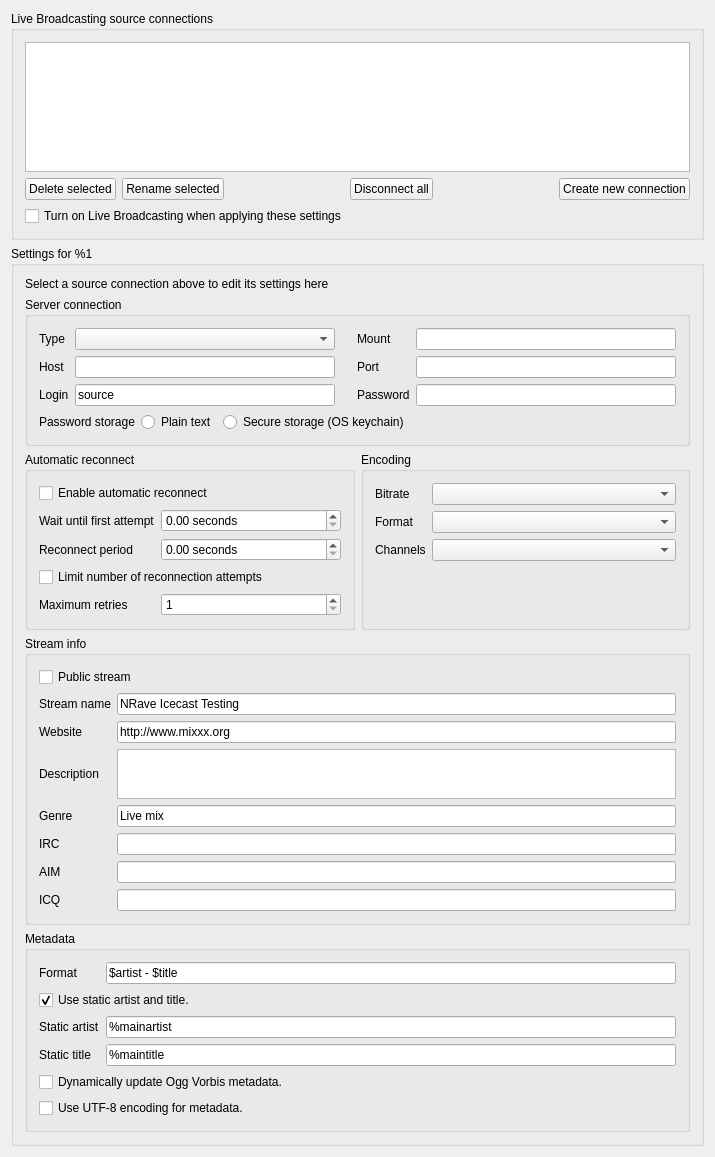
<?xml version="1.0" encoding="UTF-8"?>
<ui version="4.0">
 <class>DlgPrefBroadcastDlg</class>
 <widget class="QWidget" name="DlgPrefBroadcastDlg">
  <property name="geometry">
   <rect>
    <x>0</x>
    <y>0</y>
    <width>715</width>
    <height>1012</height>
   </rect>
  </property>
  <property name="windowTitle">
   <string>Live Broadcasting Preferences</string>
  </property>
  <layout class="QGridLayout" rowstretch="0,0,0,0,0,0,0">
   <item row="0" column="0" colspan="2">
    <widget class="QGroupBox" name="groupBoxProfiles">
     <property name="title">
      <string>Live Broadcasting source connections</string>
     </property>
     <layout class="QVBoxLayout" name="verticalLayout_7">
      <item>
       <widget class="QTableView" name="connectionList">
        <property name="minimumSize">
         <size>
          <width>0</width>
          <height>130</height>
         </size>
        </property>
        <property name="styleSheet">
         <string notr="true"/>
        </property>
        <property name="selectionMode">
         <enum>QAbstractItemView::SingleSelection</enum>
        </property>
        <property name="selectionBehavior">
         <enum>QAbstractItemView::SelectRows</enum>
        </property>
        <property name="showGrid">
         <bool>true</bool>
        </property>
        <property name="gridStyle">
         <enum>Qt::NoPen</enum>
        </property>
        <attribute name="horizontalHeaderHighlightSections">
         <bool>true</bool>
        </attribute>
        <attribute name="horizontalHeaderStretchLastSection">
         <bool>true</bool>
        </attribute>
        <attribute name="verticalHeaderVisible">
         <bool>false</bool>
        </attribute>
        <attribute name="verticalHeaderHighlightSections">
         <bool>false</bool>
        </attribute>
       </widget>
      </item>
      <item>
       <layout class="QGridLayout" name="gridLayout_4">
        <item row="0" column="0">
         <widget class="QPushButton" name="btnRemoveConnection">
          <property name="text">
           <string>Delete selected</string>
          </property>
         </widget>
        </item>
        <item row="0" column="3">
         <widget class="QPushButton" name="btnDisconnectAll">
          <property name="text">
           <string>Disconnect all</string>
          </property>
         </widget>
        </item>
        <item row="0" column="4">
         <spacer name="horizontalSpacer_3">
          <property name="orientation">
           <enum>Qt::Horizontal</enum>
          </property>
          <property name="sizeHint" stdset="0">
           <size>
            <width>40</width>
            <height>20</height>
           </size>
          </property>
         </spacer>
        </item>
        <item row="0" column="5">
         <widget class="QPushButton" name="btnCreateConnection">
          <property name="text">
           <string>Create new connection</string>
          </property>
         </widget>
        </item>
        <item row="0" column="2">
         <spacer name="horizontalSpacer">
          <property name="orientation">
           <enum>Qt::Horizontal</enum>
          </property>
          <property name="sizeType">
           <enum>QSizePolicy::Expanding</enum>
          </property>
          <property name="sizeHint" stdset="0">
           <size>
            <width>40</width>
            <height>20</height>
           </size>
          </property>
         </spacer>
        </item>
        <item row="0" column="1">
         <widget class="QPushButton" name="btnRenameConnection">
          <property name="text">
           <string>Rename selected</string>
          </property>
         </widget>
        </item>
       </layout>
      </item>
      <item>
       <widget class="QCheckBox" name="connectOnApply">
        <property name="text">
         <string>Turn on Live Broadcasting when applying these settings</string>
        </property>
        <property name="checked">
         <bool>false</bool>
        </property>
       </widget>
      </item>
     </layout>
    </widget>
   </item>
   <item row="2" column="0" colspan="2">
    <widget class="QGroupBox" name="groupBoxProfileSettings">
     <property name="title">
      <string>Settings for %1</string>
     </property>
     <layout class="QGridLayout" name="gridLayout_8">
      <item row="2" column="0">
       <widget class="QGroupBox" name="groupBoxAutomaticReconnect">
        <property name="title">
         <string>Automatic reconnect</string>
        </property>
        <layout class="QVBoxLayout" name="verticalLayout_3">
         <item>
          <layout class="QVBoxLayout" name="verticalLayout_5">
           <item>
            <widget class="QCheckBox" name="checkBoxEnableReconnect">
             <property name="toolTip">
              <string>Reconnect if the connection to the streaming server is lost.</string>
             </property>
             <property name="text">
              <string>Enable automatic reconnect</string>
             </property>
            </widget>
           </item>
           <item>
            <widget class="QWidget" name="widgetReconnectControls" native="true">
             <layout class="QGridLayout" name="gridLayout_5">
              <property name="margin">
               <number>0</number>
              </property>
              <item row="0" column="0">
               <layout class="QGridLayout" name="gridLayout_2">
                <item row="1" column="0">
                 <widget class="QLabel" name="label_18">
                  <property name="text">
                   <string>Reconnect period</string>
                  </property>
                 </widget>
                </item>
                <item row="1" column="1">
                 <widget class="QDoubleSpinBox" name="spinBoxReconnectPeriod">
                  <property name="toolTip">
                   <string>Time to wait between two reconnection attempts.</string>
                  </property>
                  <property name="suffix">
                   <string> seconds</string>
                  </property>
                  <property name="decimals">
                   <number>2</number>
                  </property>
                  <property name="maximum">
                   <double>3600.000000000000000</double>
                  </property>
                 </widget>
                </item>
                <item row="3" column="1">
                 <widget class="QSpinBox" name="spinBoxMaximumRetries">
                  <property name="sizePolicy">
                   <sizepolicy hsizetype="Expanding" vsizetype="Fixed">
                    <horstretch>0</horstretch>
                    <verstretch>0</verstretch>
                   </sizepolicy>
                  </property>
                  <property name="minimum">
                   <number>1</number>
                  </property>
                  <property name="maximum">
                   <number>100</number>
                  </property>
                 </widget>
                </item>
                <item row="3" column="0">
                 <widget class="QLabel" name="label_17">
                  <property name="text">
                   <string>Maximum retries</string>
                  </property>
                 </widget>
                </item>
                <item row="2" column="0" colspan="2">
                 <widget class="QCheckBox" name="checkBoxLimitReconnects">
                  <property name="toolTip">
                   <string comment="Uncheck for unlimited reconnect attempts."/>
                  </property>
                  <property name="text">
                   <string>Limit number of reconnection attempts</string>
                  </property>
                 </widget>
                </item>
                <item row="0" column="1">
                 <widget class="QDoubleSpinBox" name="spinBoxFirstDelay">
                  <property name="toolTip">
                   <string>Time to wait before the first reconnection attempt is made.</string>
                  </property>
                  <property name="suffix">
                   <string> seconds</string>
                  </property>
                  <property name="maximum">
                   <double>3600.000000000000000</double>
                  </property>
                 </widget>
                </item>
                <item row="0" column="0">
                 <widget class="QLabel" name="label_19">
                  <property name="text">
                   <string>Wait until first attempt</string>
                  </property>
                 </widget>
                </item>
               </layout>
              </item>
             </layout>
            </widget>
           </item>
          </layout>
         </item>
        </layout>
       </widget>
      </item>
      <item row="2" column="1">
       <widget class="QGroupBox" name="groupBoxEncoding">
        <property name="title">
         <string>Encoding</string>
        </property>
        <layout class="QVBoxLayout" name="verticalLayout_4">
         <item>
          <layout class="QGridLayout" name="gridLayout_3">
           <item row="1" column="0">
            <widget class="QLabel" name="label_8">
             <property name="text">
              <string>Format</string>
             </property>
             <property name="buddy">
              <cstring>comboBoxEncodingFormat</cstring>
             </property>
            </widget>
           </item>
           <item row="0" column="0">
            <widget class="QLabel" name="label_4">
             <property name="sizePolicy">
              <sizepolicy hsizetype="Preferred" vsizetype="Preferred">
               <horstretch>0</horstretch>
               <verstretch>0</verstretch>
              </sizepolicy>
             </property>
             <property name="text">
              <string>Bitrate</string>
             </property>
            </widget>
           </item>
           <item row="2" column="0">
            <widget class="QLabel" name="label_9">
             <property name="frameShape">
              <enum>QFrame::NoFrame</enum>
             </property>
             <property name="lineWidth">
              <number>1</number>
             </property>
             <property name="text">
              <string>Channels</string>
             </property>
             <property name="textFormat">
              <enum>Qt::AutoText</enum>
             </property>
             <property name="scaledContents">
              <bool>false</bool>
             </property>
             <property name="buddy">
              <cstring>comboBoxEncodingChannels</cstring>
             </property>
            </widget>
           </item>
           <item row="2" column="1">
            <widget class="QComboBox" name="comboBoxEncodingChannels">
             <property name="sizePolicy">
              <sizepolicy hsizetype="Expanding" vsizetype="Fixed">
               <horstretch>0</horstretch>
               <verstretch>0</verstretch>
              </sizepolicy>
             </property>
             <property name="maximumSize">
              <size>
               <width>16777215</width>
               <height>16777215</height>
              </size>
             </property>
            </widget>
           </item>
           <item row="1" column="1">
            <widget class="QComboBox" name="comboBoxEncodingFormat">
             <property name="sizePolicy">
              <sizepolicy hsizetype="Expanding" vsizetype="Fixed">
               <horstretch>0</horstretch>
               <verstretch>0</verstretch>
              </sizepolicy>
             </property>
            </widget>
           </item>
           <item row="0" column="1">
            <widget class="QComboBox" name="comboBoxEncodingBitrate">
             <property name="sizePolicy">
              <sizepolicy hsizetype="Expanding" vsizetype="Fixed">
               <horstretch>0</horstretch>
               <verstretch>0</verstretch>
              </sizepolicy>
             </property>
            </widget>
           </item>
           <item row="3" column="1">
            <spacer name="verticalSpacer_2">
             <property name="orientation">
              <enum>Qt::Vertical</enum>
             </property>
             <property name="sizeHint" stdset="0">
              <size>
               <width>20</width>
               <height>40</height>
              </size>
             </property>
            </spacer>
           </item>
          </layout>
         </item>
        </layout>
       </widget>
      </item>
      <item row="4" column="0" colspan="2">
       <widget class="QGroupBox" name="groupBoxMetadata">
        <property name="title">
         <string>Metadata</string>
        </property>
        <property name="flat">
         <bool>false</bool>
        </property>
        <layout class="QVBoxLayout" name="verticalLayout">
         <item>
          <layout class="QGridLayout" name="gridLayout_1">
           <item row="0" column="0">
            <widget class="QLabel" name="label_16">
             <property name="text">
              <string>Format</string>
             </property>
            </widget>
           </item>
           <item row="0" column="1">
            <widget class="QLineEdit" name="metadata_format">
             <property name="toolTip">
               <string>Available fields: $artist, $title, $year, $album, $genre, $bpm</string>
             </property>
             <property name="text">
              <string notr="true">$artist - $title</string>
             </property>
            </widget>
           </item>
           <item row="2" column="0">
            <widget class="QLabel" name="label_14">
             <property name="text">
              <string>Static artist</string>
             </property>
             <property name="buddy">
              <cstring>custom_artist</cstring>
             </property>
            </widget>
           </item>
           <item row="2" column="1">
            <widget class="QLineEdit" name="custom_artist">
             <property name="text">
              <string notr="true">%mainartist</string>
             </property>
            </widget>
           </item>
           <item row="3" column="0">
            <widget class="QLabel" name="label_15">
             <property name="text">
              <string>Static title</string>
             </property>
             <property name="buddy">
              <cstring>custom_title</cstring>
             </property>
            </widget>
           </item>
           <item row="3" column="1">
            <widget class="QLineEdit" name="custom_title">
             <property name="text">
              <string notr="true">%maintitle</string>
             </property>
            </widget>
           </item>
           <item row="1" column="0" colspan="2">
            <widget class="QCheckBox" name="enableCustomMetadata">
             <property name="text">
              <string>Use static artist and title.</string>
             </property>
             <property name="checked">
              <bool>true</bool>
             </property>
            </widget>
           </item>
           <item row="4" column="0" colspan="2">
            <widget class="QCheckBox" name="ogg_dynamicupdate">
             <property name="sizePolicy">
              <sizepolicy hsizetype="Preferred" vsizetype="Fixed">
               <horstretch>0</horstretch>
               <verstretch>0</verstretch>
              </sizepolicy>
             </property>
             <property name="toolTip">
              <string>Due to flaws in some streaming clients, updating Ogg Vorbis metadata dynamically can cause listener glitches and disconnections. Check this box to update the metadata anyway.</string>
             </property>
             <property name="text">
              <string>Dynamically update Ogg Vorbis metadata.</string>
             </property>
            </widget>
           </item>
           <item row="5" column="0" colspan="2">
            <widget class="QCheckBox" name="enableUtf8Metadata">
             <property name="text">
              <string>Use UTF-8 encoding for metadata.</string>
             </property>
            </widget>
           </item>
           <item row="6" column="1">
            <spacer name="verticalSpacer_3">
             <property name="orientation">
              <enum>Qt::Vertical</enum>
             </property>
             <property name="sizeHint" stdset="0">
              <size>
               <width>20</width>
               <height>40</height>
              </size>
             </property>
            </spacer>
           </item>
          </layout>
         </item>
        </layout>
       </widget>
      </item>
      <item row="3" column="0" colspan="2">
       <widget class="QGroupBox" name="groupBoxStreamInfo">
        <property name="minimumSize">
         <size>
          <width>300</width>
          <height>0</height>
         </size>
        </property>
        <property name="title">
         <string>Stream info</string>
        </property>
        <layout class="QVBoxLayout" name="verticalLayout_2">
         <item>
          <layout class="QGridLayout">
           <item row="7" column="0">
            <widget class="QLabel" name="stream_ICQ_label">
             <property name="text">
              <string>ICQ</string>
             </property>
            </widget>
           </item>
           <item row="6" column="0">
            <widget class="QLabel" name="stream_AIM_label">
             <property name="text">
              <string>AIM</string>
             </property>
            </widget>
           </item>
           <item row="1" column="1">
            <widget class="QLineEdit" name="stream_name">
             <property name="sizePolicy">
              <sizepolicy hsizetype="Expanding" vsizetype="Fixed">
               <horstretch>0</horstretch>
               <verstretch>0</verstretch>
              </sizepolicy>
             </property>
             <property name="text">
              <string>NRave Icecast Testing</string>
             </property>
            </widget>
           </item>
           <item row="1" column="0">
            <widget class="QLabel" name="label_10">
             <property name="sizePolicy">
              <sizepolicy hsizetype="Preferred" vsizetype="Preferred">
               <horstretch>0</horstretch>
               <verstretch>0</verstretch>
              </sizepolicy>
             </property>
             <property name="text">
              <string>Stream name</string>
             </property>
             <property name="buddy">
              <cstring>comboBoxServerType</cstring>
             </property>
            </widget>
           </item>
           <item row="2" column="0">
            <widget class="QLabel" name="label_11">
             <property name="sizePolicy">
              <sizepolicy hsizetype="Preferred" vsizetype="Preferred">
               <horstretch>0</horstretch>
               <verstretch>0</verstretch>
              </sizepolicy>
             </property>
             <property name="text">
              <string>Website</string>
             </property>
             <property name="buddy">
              <cstring>mountpoint</cstring>
             </property>
            </widget>
           </item>
           <item row="2" column="1">
            <widget class="QLineEdit" name="stream_website">
             <property name="sizePolicy">
              <sizepolicy hsizetype="Expanding" vsizetype="Fixed">
               <horstretch>0</horstretch>
               <verstretch>0</verstretch>
              </sizepolicy>
             </property>
             <property name="text">
              <string>http://www.mixxx.org</string>
             </property>
            </widget>
           </item>
           <item row="3" column="0">
            <widget class="QLabel" name="label_12">
             <property name="sizePolicy">
              <sizepolicy hsizetype="Preferred" vsizetype="Preferred">
               <horstretch>0</horstretch>
               <verstretch>0</verstretch>
              </sizepolicy>
             </property>
             <property name="text">
              <string>Description</string>
             </property>
             <property name="buddy">
              <cstring>stream_desc</cstring>
             </property>
            </widget>
           </item>
           <item row="3" column="1">
            <widget class="QTextEdit" name="stream_desc">
             <property name="sizePolicy">
              <sizepolicy hsizetype="Expanding" vsizetype="Fixed">
               <horstretch>0</horstretch>
               <verstretch>0</verstretch>
              </sizepolicy>
             </property>
             <property name="minimumSize">
              <size>
               <width>0</width>
               <height>50</height>
              </size>
             </property>
             <property name="maximumSize">
              <size>
               <width>16777215</width>
               <height>50</height>
              </size>
             </property>
             <property name="tabChangesFocus">
              <bool>true</bool>
             </property>
             <property name="html">
              <string notr="true">&lt;!DOCTYPE HTML PUBLIC &quot;-//W3C//DTD HTML 4.0//EN&quot; &quot;http://www.w3.org/TR/REC-html40/strict.dtd&quot;&gt;
&lt;html&gt;&lt;head&gt;&lt;meta name=&quot;qrichtext&quot; content=&quot;1&quot; /&gt;&lt;style type=&quot;text/css&quot;&gt;
p, li { white-space: pre-wrap; }
&lt;/style&gt;&lt;/head&gt;&lt;body style=&quot; font-family:'.SF NS Text'; font-size:13pt; font-weight:400; font-style:normal;&quot;&gt;
&lt;p style=&quot; margin-top:0px; margin-bottom:0px; margin-left:0px; margin-right:0px; -qt-block-indent:0; text-indent:0px;&quot;&gt;&lt;span style=&quot; font-family:'Ubuntu'; font-size:10pt;&quot;&gt;  &lt;/span&gt;&lt;/p&gt;
&lt;p style=&quot;-qt-paragraph-type:empty; margin-top:0px; margin-bottom:0px; margin-left:0px; margin-right:0px; -qt-block-indent:0; text-indent:0px; font-family:'Lucida Grande';&quot;&gt;&lt;br /&gt;&lt;/p&gt;&lt;/body&gt;&lt;/html&gt;</string>
             </property>
            </widget>
           </item>
           <item row="4" column="0">
            <widget class="QLabel" name="label_13">
             <property name="sizePolicy">
              <sizepolicy hsizetype="Preferred" vsizetype="Preferred">
               <horstretch>0</horstretch>
               <verstretch>0</verstretch>
              </sizepolicy>
             </property>
             <property name="text">
              <string>Genre</string>
             </property>
             <property name="buddy">
              <cstring>stream_genre</cstring>
             </property>
            </widget>
           </item>
           <item row="4" column="1">
            <widget class="QLineEdit" name="stream_genre">
             <property name="sizePolicy">
              <sizepolicy hsizetype="Expanding" vsizetype="Fixed">
               <horstretch>0</horstretch>
               <verstretch>0</verstretch>
              </sizepolicy>
             </property>
             <property name="text">
              <string>Live mix</string>
             </property>
            </widget>
           </item>
           <item row="0" column="0" colspan="2">
            <widget class="QCheckBox" name="stream_public">
             <property name="text">
              <string>Public stream</string>
             </property>
            </widget>
           </item>
           <item row="5" column="0">
            <widget class="QLabel" name="stream_IRC_label">
             <property name="text">
              <string>IRC</string>
             </property>
            </widget>
           </item>
           <item row="5" column="1">
            <widget class="QLineEdit" name="stream_IRC"/>
           </item>
           <item row="6" column="1">
            <widget class="QLineEdit" name="stream_AIM"/>
           </item>
           <item row="7" column="1">
            <widget class="QLineEdit" name="stream_ICQ"/>
           </item>
          </layout>
         </item>
        </layout>
       </widget>
      </item>
      <item row="0" column="0" colspan="2">
       <widget class="QLabel" name="labelHowtoSettings">
        <property name="text">
         <string>Select a source connection above to edit its settings here</string>
        </property>
       </widget>
      </item>
      <item row="1" column="0" colspan="2">
       <widget class="QGroupBox" name="groupBoxServerConnection">
        <property name="title">
         <string>Server connection</string>
        </property>
        <layout class="QGridLayout">
         <item row="0" column="0">
          <layout class="QGridLayout" name="gridLayoutSC">
           <item row="0" column="0">
            <widget class="QLabel" name="label">
             <property name="text">
              <string>Type</string>
             </property>
            </widget>
           </item>
           <item row="0" column="1">
            <widget class="QComboBox" name="comboBoxServerType">
             <property name="sizePolicy">
              <sizepolicy hsizetype="Expanding" vsizetype="Fixed">
               <horstretch>0</horstretch>
               <verstretch>0</verstretch>
              </sizepolicy>
             </property>
            </widget>
           </item>
           <item row="0" column="2">
            <widget class="QWidget" name="widget" native="true">
             <property name="minimumSize">
              <size>
               <width>10</width>
               <height>0</height>
              </size>
             </property>
            </widget>
           </item>
           <item row="0" column="3">
            <widget class="QLabel" name="label_5">
             <property name="text">
              <string>Mount</string>
             </property>
            </widget>
           </item>
           <item row="0" column="4">
            <widget class="QLineEdit" name="mountpoint">
             <property name="text">
              <string notr="true"/>
             </property>
            </widget>
           </item>
           <item row="1" column="0">
            <widget class="QLabel" name="label_2">
             <property name="text">
              <string>Host</string>
             </property>
            </widget>
           </item>
           <item row="1" column="1">
            <widget class="QLineEdit" name="host">
             <property name="text">
              <string notr="true"/>
             </property>
            </widget>
           </item>
           <item row="1" column="3">
            <widget class="QLabel" name="label_3">
             <property name="text">
              <string>Port</string>
             </property>
            </widget>
           </item>
           <item row="1" column="4">
            <widget class="QLineEdit" name="port">
             <property name="sizePolicy">
              <sizepolicy hsizetype="Preferred" vsizetype="Fixed">
               <horstretch>0</horstretch>
               <verstretch>0</verstretch>
              </sizepolicy>
             </property>
             <property name="text">
              <string notr="true"/>
             </property>
            </widget>
           </item>
           <item row="2" column="0">
            <widget class="QLabel" name="label_6">
             <property name="text">
              <string>Login</string>
             </property>
            </widget>
           </item>
           <item row="2" column="1">
            <widget class="QLineEdit" name="login">
             <property name="text">
              <string notr="true">source</string>
             </property>
            </widget>
           </item>
           <item row="2" column="3">
            <widget class="QLabel" name="label_7">
             <property name="text">
              <string>Password</string>
             </property>
            </widget>
           </item>
           <item row="2" column="4">
            <widget class="QLineEdit" name="password">
             <property name="text">
              <string notr="true"/>
             </property>
             <property name="echoMode">
              <enum>QLineEdit::Password</enum>
             </property>
            </widget>
           </item>
          </layout>
         </item>
         <item row="1" column="0">
          <widget class="QWidget" name="groupPasswordStorage" native="true">
           <layout class="QHBoxLayout" name="horizontalLayout_2">
            <property name="margin">
             <number>0</number>
            </property>
            <item>
             <layout class="QHBoxLayout" name="horizontalLayout">
              <item>
               <widget class="QLabel" name="label_20">
                <property name="text">
                 <string>Password storage</string>
                </property>
               </widget>
              </item>
              <item>
               <widget class="QRadioButton" name="rbPasswordCleartext">
                <property name="text">
                 <string>Plain text</string>
                </property>
                <attribute name="buttonGroup">
                 <string notr="true">rbGroupPassword</string>
                </attribute>
               </widget>
              </item>
              <item>
               <widget class="QRadioButton" name="rbPasswordKeychain">
                <property name="text">
                 <string>Secure storage (OS keychain)</string>
                </property>
                <attribute name="buttonGroup">
                 <string notr="true">rbGroupPassword</string>
                </attribute>
               </widget>
              </item>
              <item>
               <spacer name="horizontalSpacer_2">
                <property name="orientation">
                 <enum>Qt::Horizontal</enum>
                </property>
                <property name="sizeHint" stdset="0">
                 <size>
                  <width>40</width>
                  <height>20</height>
                 </size>
                </property>
               </spacer>
              </item>
             </layout>
            </item>
           </layout>
          </widget>
         </item>
        </layout>
       </widget>
      </item>
     </layout>
    </widget>
   </item>
   <item row="6" column="0">
    <spacer name="verticalSpacer">
     <property name="orientation">
      <enum>Qt::Vertical</enum>
     </property>
     <property name="sizeType">
      <enum>QSizePolicy::Expanding</enum>
     </property>
     <property name="sizeHint" stdset="0">
      <size>
       <width>20</width>
       <height>40</height>
      </size>
     </property>
    </spacer>
   </item>
  </layout>
 </widget>
 <layoutdefault spacing="6" margin="11"/>
 <tabstops>
  <tabstop>connectionList</tabstop>
  <tabstop>btnRemoveConnection</tabstop>
  <tabstop>btnRenameConnection</tabstop>
  <tabstop>btnDisconnectAll</tabstop>
  <tabstop>btnCreateConnection</tabstop>
  <tabstop>connectOnApply</tabstop>

  <tabstop>comboBoxServerType</tabstop>
  <tabstop>mountpoint</tabstop>
  <tabstop>host</tabstop>
  <tabstop>port</tabstop>
  <tabstop>login</tabstop>
  <tabstop>password</tabstop>
  <tabstop>rbPasswordCleartext</tabstop>

  <tabstop>checkBoxEnableReconnect</tabstop>
  <tabstop>spinBoxFirstDelay</tabstop>
  <tabstop>spinBoxReconnectPeriod</tabstop>
  <tabstop>checkBoxLimitReconnects</tabstop>
  <tabstop>spinBoxMaximumRetries</tabstop>

  <tabstop>comboBoxEncodingBitrate</tabstop>
  <tabstop>comboBoxEncodingFormat</tabstop>
  <tabstop>comboBoxEncodingChannels</tabstop>

  <tabstop>stream_public</tabstop>
  <tabstop>stream_name</tabstop>
  <tabstop>stream_website</tabstop>
  <tabstop>stream_desc</tabstop>
  <tabstop>stream_genre</tabstop>
  <tabstop>stream_IRC</tabstop>
  <tabstop>stream_AIM</tabstop>
  <tabstop>stream_ICQ</tabstop>

  <tabstop>metadata_format</tabstop>
  <tabstop>enableCustomMetadata</tabstop>
  <tabstop>custom_artist</tabstop>
  <tabstop>custom_title</tabstop>
  <tabstop>ogg_dynamicupdate</tabstop>
  <tabstop>enableUtf8Metadata</tabstop>
 </tabstops>
 <resources/>
 <connections/>
 <buttongroups>
  <buttongroup name="rbGroupPassword"/>
 </buttongroups>
</ui>
